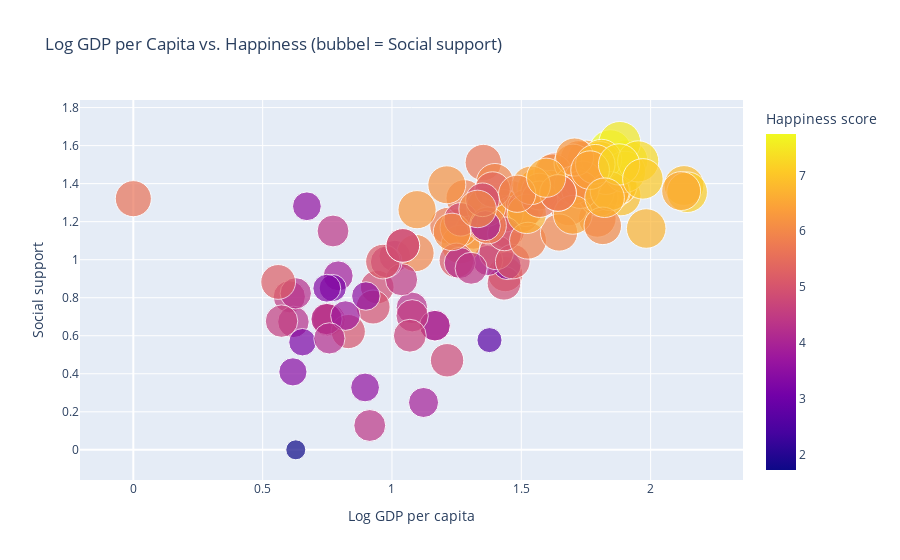

Write notebook code for a chart like this one.
### Markdown cell above
Landen met een hoge Log GDP per capita bevinden zich rechts in de grafiek en tonen vrijwel zonder uitzondering hoge happiness scores. Dit suggereert dat economische stabiliteit, waaronder dus factoren als werkgelegenheid, inkomenszekerheid en toegang tot voorzieningen, bijdraagt aan een verhoogd gevoel van welzijn. In rijkere landen is de kans op langdurige werkloosheid kleiner, zijn er meer middelen voor sociale zekerheid, en is de publieke infrastructuur (zoals transport en huisvesting) doorgaans beter geregeld.

Economische rijkdom vertaalt zich ook in betere gezondheidsvoorzieningen. In landen met een hoger BBP per capita is de Healthy life expectancy doorgaans aanzienlijk hoger, wat op zijn beurt bijdraagt aan het algemene levensgeluk. Gezond zijn is niet alleen een fysieke toestand maar beïnvloedt ook mentale gezondheid, levenskwaliteit en de mate waarin mensen actief kunnen deelnemen aan de samenleving.

De grootte van de bubbels weerspiegelt het niveau van social support, en duidelijk is dat grotere bubbels (meer steun) vaker in het bovenste deel van de grafiek verschijnen, bij landen met hogere geluksscores. Dit impliceert dat zelfs als economische omstandigheden goed zijn, sociale verbondenheid een essentiële factor blijft. Mensen voelen zich gelukkiger als ze op vrienden, familie of de overheid kunnen terugvallen in moeilijke tijden.

Hoewel klimaat in deze visualisatie niet direct is opgenomen, laat het ontbreken ervan zien dat een hoge happiness score ook mogelijk is zonder zonnig, mild weer. Landen met strenge winters, zoals Zweden, Noorwegen en Finland, scoren hoog op zowel GDP als social support, en behoren tegelijk tot de gelukkigste landen ter wereld. Dit ondersteunt het idee dat sociaal-economische factoren zwaarder wegen dan klimaatfactoren in het verklaren van geluk.

### Code cell
# Verwijder alle rijen waar één van deze kolommen NaN is
df_clean = df123.dropna(subset=['Log GDP per capita', 'Ladder score', 'Social support'])

# Maak de bubble plot op de schone data
figbub = px.scatter(
    df_clean,
    x='Log GDP per capita',
    y='Social support',
    size='Ladder score',
    color='Ladder score',
    hover_name='country',
    size_max=30,
    height=750,
    title='Log GDP per Capita vs. Happiness (bubbel = Social support)',
    labels={
        'Log GDP per capita': 'Log GDP per capita',
        'Ladder score': 'Happiness score',
        'Social support': 'Social support'
    }
)

figbub.show()  # Waarom heeft Venezuela 0 gdp LMAO

### Figure 1 — Plotly figure (JSON) as saved in the notebook; plotly's stock layout.template omitted (floating-point values rounded to 4 significant figures; data arrays with more than 128 entries replaced by an {"elided": "..."} marker saying what was removed)
{"data": [{"hovertemplate": "<b>%{hovertext}</b><br><br>Log GDP per capita=%{x}<br>Social support=%{y}<br>Happiness score=%{marker.color}<extra></extra>", "hovertext": {"elided": "134 str values"}, "legendgroup": "", "marker": {"color": {"elided": "134 float values"}, "coloraxis": "coloraxis", "size": {"elided": "134 float values"}, "sizemode": "area", "sizeref": 0.008601, "symbol": "circle"}, "mode": "markers", "name": "", "orientation": "v", "showlegend": false, "type": "scatter", "x": {"elided": "134 float values"}, "xaxis": "x", "y": {"elided": "134 float values"}, "yaxis": "y"}], "layout": {"autosize": true, "coloraxis": {"colorbar": {"title": {"text": "Happiness score"}}, "colorscale": [[0, "#0d0887"], [0.1111, "#46039f"], [0.2222, "#7201a8"], [0.3333, "#9c179e"], [0.4444, "#bd3786"], [0.5556, "#d8576b"], [0.6667, "#ed7953"], [0.7778, "#fb9f3a"], [0.8889, "#fdca26"], [1, "#f0f921"]]}, "legend": {"itemsizing": "constant", "tracegroupgap": 0}, "title": {"text": "Log GDP per Capita vs. Happiness (bubbel = Social support)"}, "xaxis": {"anchor": "y", "autorange": true, "domain": [0, 1], "range": [-0.1852, 2.334], "title": {"text": "Log GDP per capita"}, "type": "linear"}, "yaxis": {"anchor": "x", "autorange": true, "domain": [0, 1], "range": [-0.1341, 1.792], "title": {"text": "Social support"}, "type": "linear"}}}
